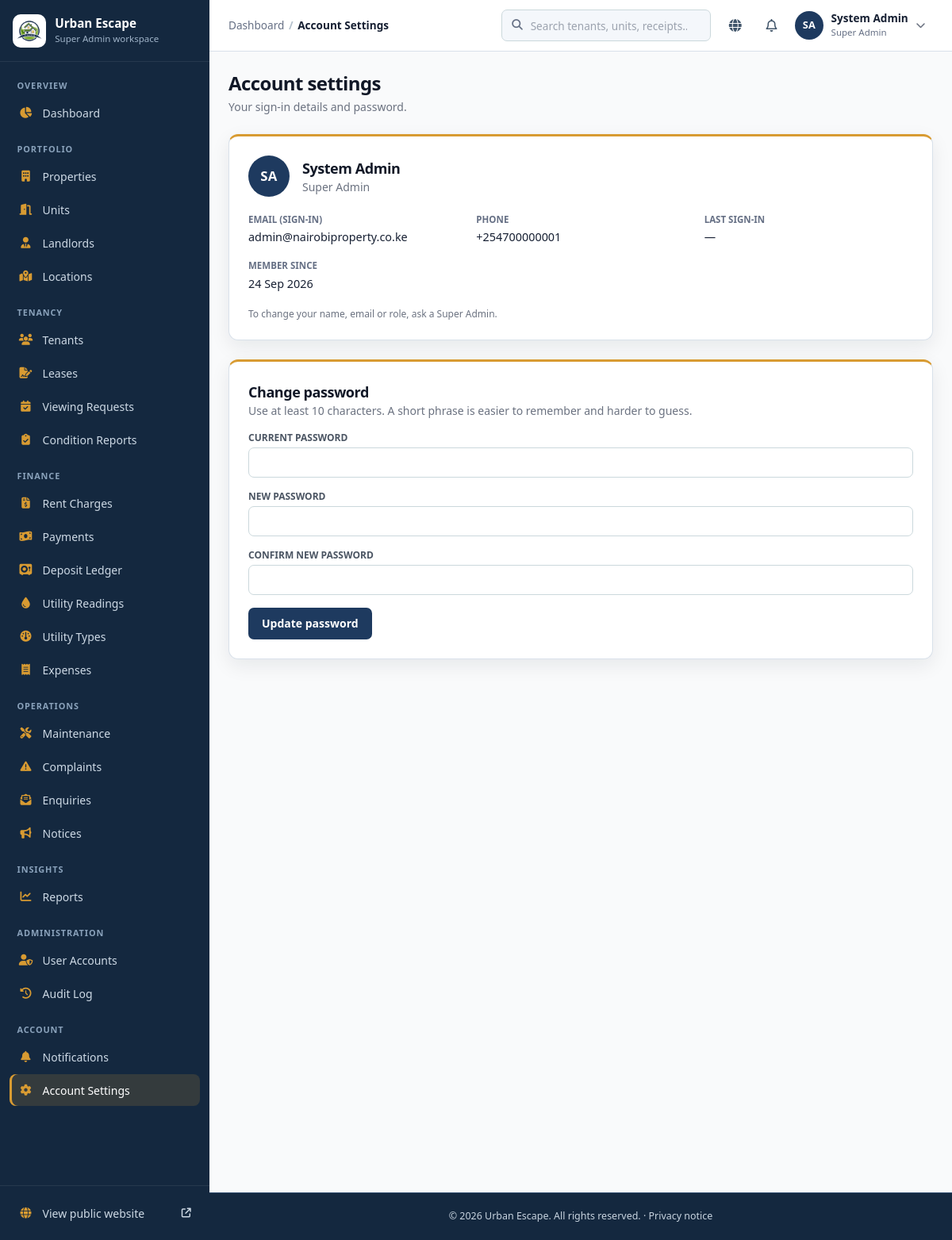
/account/settings.php (signed in), run on the app's committed database.
### tables this page shows
CREATE TABLE IF NOT EXISTS users (
    id INT AUTO_INCREMENT PRIMARY KEY,
    role_id INT NOT NULL,
    full_name VARCHAR(100) NOT NULL,
    email VARCHAR(150) NOT NULL UNIQUE,
    phone VARCHAR(20) NOT NULL,
    password_hash VARCHAR(255) NOT NULL,
    status ENUM('Active', 'Inactive', 'Suspended') DEFAULT 'Active',
    last_login TIMESTAMP NULL,
    created_at TIMESTAMP DEFAULT CURRENT_TIMESTAMP,
    updated_at TIMESTAMP DEFAULT CURRENT_TIMESTAMP ON UPDATE CURRENT_TIMESTAMP,
    FOREIGN KEY (role_id) REFERENCES roles(id) ON DELETE RESTRICT
);

CREATE TABLE IF NOT EXISTS roles (
    id INT AUTO_INCREMENT PRIMARY KEY,
    name VARCHAR(50) NOT NULL UNIQUE,
    description VARCHAR(255),
    created_at TIMESTAMP DEFAULT CURRENT_TIMESTAMP
);

### config/auth.php (called while the page is built, shortened)
<?php
function isLoggedIn() {
    return isset($_SESSION['user_id']) && !empty($_SESSION['user_id']);
}
function getCurrentUser() {
    return [
        'id' => $_SESSION['user_id'] ?? null,
        'role_id' => $_SESSION['role_id'] ?? null,
        'role_name' => $_SESSION['role_name'] ?? null,
        'full_name' => $_SESSION['full_name'] ?? '',
        'email' => $_SESSION['email'] ?? ''
    ];
}
function dashboardPathForRole($role_name) {
    if (in_array($role_name, ['Super Admin', 'Property Manager', 'Accountant'], true)) return 'admin/dashboard.php';
    return 'public/index.php?error=role_portal_unavailable';
}

### includes/functions.php (called while the page is built, shortened)
<?php
function e($string) {
    return htmlspecialchars($string ?? '', ENT_QUOTES, 'UTF-8');
}
function format_date($date) {
    $timestamp = strtotime((string)$date);
    return $timestamp ? date('d M Y', $timestamp) : (string)$date;
}

### config/modules.php (called while the page is built, shortened)
<?php
require_once __DIR__ . '/auth.php';
function app_modules(): array {
    static $modules = null;
    if ($modules !== null) return $modules;
    $managers = ['Super Admin', 'Property Manager'];
    $finance = ['Super Admin', 'Property Manager', 'Accountant'];
    $landlord = ['Landlord'];
    $caretaker = ['Caretaker'];
    $module = fn(string $group, string $label, string $icon, string $path, array $roles, string $portal = 'staff') => [
        'group' => $group, 'label' => $label, 'icon' => $icon, 'path' => $path, 'roles' => $roles, 'portal' => $portal,
    ];
}
function user_can_access_module(string $key): bool {
    $user = getCurrentUser();
    $modules = app_modules();
    return (int)$user['role_id'] === 1 || in_array($user['role_name'], $modules[$key]['roles'], true);
}
function portal_modules(string $portal): array {
    return array_filter(app_modules(), fn($module, $key) => $module['portal'] === $portal && user_can_access_module($key), ARRAY_FILTER_USE_BOTH);
}

### includes/shell.php (called while the page is built, shortened)
<?php
require_once __DIR__ . '/../config/modules.php';
require_once __DIR__ . '/functions.php';
function shell_notifications(int $userId): array {
    static $cache = [];
    if (!isset($cache[$userId])) {
        $db = db();
        $count = $db->prepare('SELECT COUNT(*) FROM notifications WHERE user_id = ? AND is_read = 0');
        $count->execute([$userId]);
        $latest = $db->prepare('SELECT id, title, message, is_read, created_at FROM notifications WHERE user_id = ? ORDER BY created_at DESC, id DESC LIMIT 6');
        $latest->execute([$userId]);
        $cache[$userId] = ['unread' => (int)$count->fetchColumn(), 'latest' => $latest->fetchAll()];
    }
    return $cache[$userId];
}
function current_module_key(): ?string {
    $script = str_replace('\\', '/', $_SERVER['SCRIPT_NAME'] ?? '');
    return null;
}
function shell_breadcrumbs(string $dashboardUrl, ?string $pageTitle): array {
    $script = str_replace('\\', '/', $_SERVER['SCRIPT_NAME'] ?? '');
    $crumbs = [['Dashboard', $dashboardUrl]];
    $key = current_module_key();
    $crumbs[] = [$pageTitle ?? 'Page', null];
    return $crumbs;
}
function user_initials(string $name): string {
    $words = preg_split('/\s+/', trim($name)) ?: [];
    $initials = '';
    foreach (array_slice($words, 0, 2) as $word) $initials .= mb_strtoupper(mb_substr($word, 0, 1));
    return $initials !== '' ? $initials : '?';
}

### account/settings.php (the view, shortened to what this page needs)
<?php
require_once __DIR__ . '/../config/auth.php';
require_once __DIR__ . '/../includes/functions.php';
require_once __DIR__ . '/../includes/shell.php';
$db = db();
$user = getCurrentUser();
$account = $db->prepare('SELECT u.full_name, u.email, u.phone, u.last_login, u.created_at, r.name AS role_name FROM users u JOIN roles r ON r.id = u.role_id WHERE u.id = ?');
$account->execute([$user['id']]);
$account = $account->fetch();
$page_title = 'Account Settings';
include __DIR__ . '/../includes/layout_top.php';
?>
<div>
    <h1 class="text-2xl font-bold text-gray-900">Account settings</h1>
    <p class="text-sm text-gray-500 mt-1">Your sign-in details and password.</p>
</div>
<div class="grid grid-cols-1 xl:grid-cols-2 gap-6 items-start max-w-5xl">
    <section class="bg-white p-6 rounded-xl border border-gray-100 shadow-sm" aria-labelledby="account-heading">
        <div class="flex items-center gap-4 mb-5">
            <span class="avatar avatar-lg" aria-hidden="true"><?php echo e(user_initials($account['full_name'])); ?></span>
            <div><h2 id="account-heading" class="font-bold text-gray-900 text-lg"><?php echo e($account['full_name']); ?></h2><p class="text-sm text-gray-500"><?php echo e($account['role_name']); ?></p></div>
        </div>
        <dl class="receipt-details my-0">
            <div><dt>Email (sign-in)</dt><dd><?php echo e($account['email']); ?></dd></div>
            <div><dt>Phone</dt><dd><?php echo e($account['phone']); ?></dd></div>
            <div><dt>Last sign-in</dt><dd><?php echo e($account['last_login'] ? date('d M Y, H:i', strtotime($account['last_login'])) : '—'); ?></dd></div>
            <div><dt>Member since</dt><dd><?php echo e(format_date($account['created_at'])); ?></dd></div>
        </dl>
        <p class="text-xs text-gray-500 mt-5"><?php echo $account['role_name'] === 'Tenant' ? 'Update your phone and emergency contact on <a class="text-primary font-semibold" href="' . BASE_URL . '/tenant/profile.php">My profile</a>.' : 'To change your name, email or role, ask a Super Admin.'; ?></p>
    </section>
    <section class="bg-white p-6 rounded-xl border border-gray-100 shadow-sm" aria-labelledby="password-heading">
        <h2 id="password-heading" class="font-bold text-gray-900 text-lg">Change password</h2>
        <p class="text-sm text-gray-500 mb-4">Use at least 10 characters. A short phrase is easier to remember and harder to guess.</p>
        <form method="post" class="space-y-4">
            <div><label for="current_password" class="block text-xs font-semibold text-gray-600 uppercase mb-1">Current password</label>
                <input id="current_password" type="password" name="current_password" required autocomplete="current-password" class="w-full px-3 py-2 border border-gray-300 rounded-lg text-sm"></div>
            <div><label for="new_password" class="block text-xs font-semibold text-gray-600 uppercase mb-1">New password</label>
                <input id="new_password" type="password" name="new_password" required minlength="10" autocomplete="new-password" class="w-full px-3 py-2 border border-gray-300 rounded-lg text-sm"></div>
            <div><label for="confirm_password" class="block text-xs font-semibold text-gray-600 uppercase mb-1">Confirm new password</label>
                <input id="confirm_password" type="password" name="confirm_password" required minlength="10" autocomplete="new-password" class="w-full px-3 py-2 border border-gray-300 rounded-lg text-sm"></div>
            <button type="submit" class="btn btn-primary">Update password</button>
        </form>
    </section>
</div>
<?php include __DIR__ . '/../includes/layout_bottom.php'; ?>

### includes/sidebar.php (shortened to what this page needs)
<?php
require_once __DIR__ . '/shell.php';
$currentUser = getCurrentUser();
$role = $currentUser['role_name'] ?? 'Guest';
$dashboardPath = dashboardPathForRole($role);
if (!function_exists('sidebarLink')) {
    function sidebarLink($path, $icon, $label, $badge = 0) {
        $url = BASE_URL . '/' . ltrim($path, '/');
        $target = '/' . ltrim(strtok($path, '?#'), '/');
        $script = str_replace('\\', '/', $_SERVER['SCRIPT_NAME'] ?? '');
        $active = $target !== '/' && substr($script, -strlen($target)) === $target && strpos($path, '#') === false;
        echo '<a href="' . e($url) . '" class="sidebar-link"' . ($active ? ' aria-current="page"' : '') . '>';
        echo '<i class="fa-solid ' . e($icon) . '" aria-hidden="true"></i><span>' . e($label) . '</span>';
        echo '</a>';
    }
    function sidebarHeading($label) {
        echo '<p class="sidebar-heading">' . e($label) . '</p>';
    }
    function sidebarModules(string $portal, array $badges = []) {
        $lastGroup = '';
        foreach (portal_modules($portal) as $key => $module) {
            if ($module['group'] !== $lastGroup) { sidebarHeading($module['group']); $lastGroup = $module['group']; }
        }
    }
}
$unreadNotices = $currentUser ? shell_notifications((int)$currentUser['id'])['unread'] : 0;
?>
<aside id="sidebar" class="app-sidebar" aria-label="Sidebar">
    <div class="sidebar-brand">
        <a href="<?php echo e(BASE_URL . '/' . $dashboardPath); ?>">
            <img src="<?php echo BASE_URL; ?>/assets/houselogo.avif" alt="">
            <span><strong><?php echo e(APP_NAME); ?></strong><small><?php echo e($role); ?> workspace</small></span>
        </a>
    </div>
    <nav class="sidebar-nav" aria-label="<?php echo e($role); ?> navigation">
        <?php if ($currentUser) { sidebarHeading('Overview'); sidebarLink($dashboardPath, 'fa-chart-pie', 'Dashboard'); } ?>
        <?php if (in_array($role, STAFF_ROLES, true)): ?>
            <?php sidebarModules('staff', shell_module_badges()); ?>
        <?php elseif ($role === 'Landlord'): ?>
            <?php sidebarModules('landlord'); ?>
        <?php elseif ($role === 'Caretaker'): ?>
            <?php sidebarHeading('Work'); sidebarLink('caretaker/dashboard.php#assigned-requests', 'fa-screwdriver-wrench', 'Assigned Requests'); ?>
            <?php sidebarModules('caretaker'); ?>
        <?php endif; ?>
        <?php if ($currentUser): ?>
            <?php sidebarLink('account/settings.php', 'fa-gear', 'Account Settings'); ?>
        <?php endif; ?>
    </nav>
    <div class="sidebar-footer">
        <a class="sidebar-link" href="<?php echo BASE_URL; ?>/" target="_blank" rel="noopener"><i class="fa-solid fa-globe" aria-hidden="true"></i><span>View public website</span><i class="fa-solid fa-arrow-up-right-from-square ml-auto text-xs" aria-hidden="true"></i><span class="sr-only">(opens in a new tab)</span></a>
    </div>
</aside>

### includes/navbar.php (shortened to what this page needs)
<?php
require_once __DIR__ . '/../config/auth.php';
require_once __DIR__ . '/functions.php';
$currentUser = getCurrentUser();
$isPublicPage = strpos($_SERVER['SCRIPT_NAME'] ?? '', '/public/') !== false || basename($_SERVER['SCRIPT_NAME'] ?? '') === 'index.php';
$role = $currentUser['role_name'] ?? '';
$dashboardUrl = $currentUser ? BASE_URL . '/' . dashboardPathForRole($role) : '';
?>
<?php if ($isPublicPage): ?>
<header class="public-header">
  <div class="site-container public-header-inner">
    <a class="brand" href="<?php echo BASE_URL; ?>/" aria-label="<?php echo e(APP_NAME); ?> home"><img class="brand-logo" src="<?php echo BASE_URL; ?>/assets/houselogo.avif" alt=""><span><?php echo e(APP_NAME); ?></span></a>
    <button type="button" class="mobile-menu-toggle" aria-controls="public-navigation" aria-expanded="false" aria-label="Open navigation"><span></span><span></span><span></span></button>
    <nav id="public-navigation" class="public-navigation" aria-label="Main navigation">
      <a href="<?php echo BASE_URL; ?>/" <?php echo basename($_SERVER['SCRIPT_NAME'] ?? '') === 'index.php' ? 'aria-current="page"' : ''; ?>>Home</a>
      <a href="<?php echo BASE_URL; ?>/public/properties.php">Properties</a>
      <a href="<?php echo BASE_URL; ?>/#services">Services</a>
      <a href="<?php echo BASE_URL; ?>/#about">About</a>
      <a href="<?php echo BASE_URL; ?>/public/contact.php">Contact</a>
      <span class="public-nav-actions">
        <?php if ($currentUser): ?>
          <?php if ($dashboardUrl !== ''): ?><a class="nav-login" href="<?php echo $dashboardUrl; ?>">My dashboard</a><?php endif; ?>
          <form method="post" action="<?php echo BASE_URL; ?>/api/logout.php"><?php echo csrf_field(); ?><button class="nav-cta" type="submit">Log out</button></form>
        <?php else: ?>
           <a class="nav-login" href="<?php echo BASE_URL; ?>/public/register.php">Register</a>
          <a class="nav-login" href="<?php echo BASE_URL; ?>/public/login.php">Log in</a>
          <a class="nav-cta" href="<?php echo BASE_URL; ?>/public/properties.php">Find a home</a>
        <?php endif; ?>
      </span>
    </nav>
  </div>
</header>
<?php else:
    require_once __DIR__ . '/shell.php';
    $isStaff = in_array($role, STAFF_ROLES, true);
    $crumbs = shell_breadcrumbs($dashboardUrl, $page_title ?? null);
    $bell = $currentUser ? shell_notifications((int)$currentUser['id']) : ['unread' => 0, 'latest' => []];
?>
<header class="app-topbar">
  <div class="app-topbar-inner">
    <nav class="topbar-breadcrumb hidden sm:block" aria-label="Breadcrumb"><ol>
      <?php foreach ($crumbs as $index => [$label, $url]): $isLast = $index === count($crumbs) - 1; ?>
        <li<?php echo $isLast ? ' aria-current="page"' : ''; ?>><?php if ($url && !$isLast): ?><a href="<?php echo e($url); ?>"><?php echo e($label); ?></a><?php else: ?><?php echo e($label); ?><?php endif; ?></li>
      <?php endforeach; ?>
    </ol></nav>
    <div class="topbar-actions">
      <?php if ($isStaff): ?>
        <form class="topbar-search hidden md:flex" action="<?php echo BASE_URL; ?>/admin/search.php" method="get" role="search">
          <input id="topbar-search-input" type="search" name="q" placeholder="Search tenants, units, receipts…" value="<?php echo e(is_string($_GET['q'] ?? null) && strpos($_SERVER['SCRIPT_NAME'] ?? '', '/admin/search.php') !== false ? $_GET['q'] : ''); ?>">
        </form>
      <?php endif; ?>
      <a class="topbar-icon hidden sm:inline-flex" href="<?php echo BASE_URL; ?>/" target="_blank" rel="noopener" title="View public website" aria-label="View public website (opens in a new tab)"><i class="fa-solid fa-globe" aria-hidden="true"></i></a>
      <details class="topbar-menu">
        <summary class="topbar-icon" aria-label="Notifications<?php echo $bell['unread'] ? ', ' . $bell['unread'] . ' unread' : ''; ?>">
          <i class="fa-regular fa-bell" aria-hidden="true"></i>
        </summary>
      </details>
      <details class="topbar-menu">
        <summary class="topbar-user" aria-label="Account menu for <?php echo e($currentUser['full_name'] ?? ''); ?>">
          <span class="avatar" aria-hidden="true"><?php echo e(user_initials($currentUser['full_name'] ?? '')); ?></span>
          <span class="topbar-user-text hidden md:block"><strong><?php echo e($currentUser['full_name'] ?? ''); ?></strong><small><?php echo e($role); ?></small></span>
          <i class="fa-solid fa-chevron-down text-xs text-gray-500 hidden md:inline" aria-hidden="true"></i>
        </summary>
      </details>
    </div>
  </div>
</header>
<?php endif; ?>

### data on the page
users: role.name "Super Admin", full_name "SA", full_name "System Admin", email "admin@nairobiproperty.co.ke", phone "+254700000001", last_login "—", created_at "24 Sep 2026"

### other printed values
APP_NAME "Urban Escape"
$label "OVERVIEW ACCOUNT"
$label "Dashboard Notifications Account Settings"
$label "PORTFOLIO"
$label "Properties"
$label "Units"
$label "Landlords"
$label "Locations"
$label "TENANCY"
$label "Tenants"
$label "Leases"
$label "Viewing Requests"
$label "Condition Reports"
$label "FINANCE"
$label "Rent Charges"
